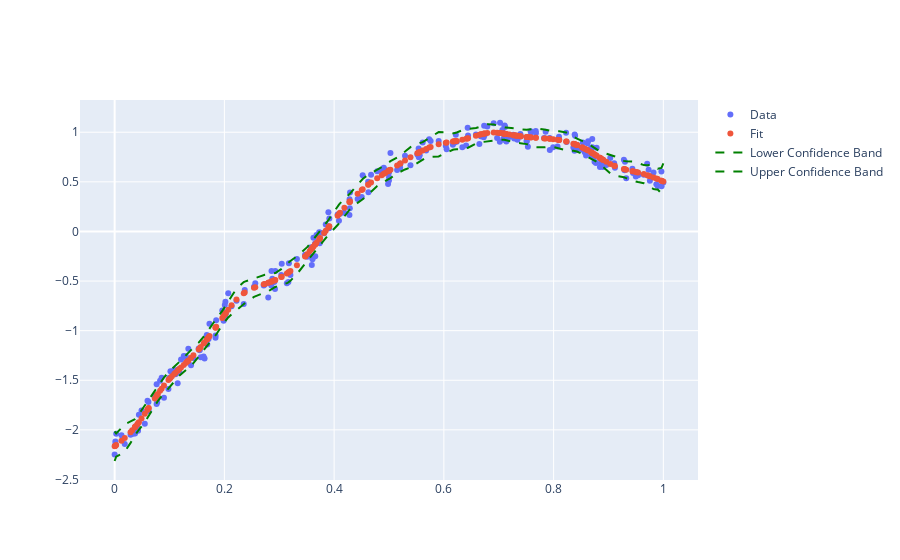

This figure's notebook cell:
### Code cell
fig = go.Figure()
fig.add_trace(go.Scatter(x=x[:,1].ravel(), y=y.ravel(), mode="markers", name="Data"))
fig.add_trace(go.Scatter(x=x[:,1].ravel(), y=M.basis @ M.coef_, name="Fit", mode="markers"))
M.plot_confidence_intervals(fig=fig, X=x[:,1].reshape(-1,1))
fig.show()

### Figure 1 — Plotly figure (JSON) as saved in the notebook; plotly's stock layout.template omitted (floating-point values rounded to 4 significant figures; data arrays with more than 128 entries replaced by an {"elided": "..."} marker saying what was removed)
{"data": [{"mode": "markers", "name": "Data", "type": "scatter", "x": {"elided": "250 float values"}, "y": {"elided": "250 float values"}}, {"mode": "markers", "name": "Fit", "type": "scatter", "x": {"elided": "250 float values"}, "y": {"elided": "250 float values"}}, {"line": {"color": "green", "dash": "dash"}, "mode": "lines", "name": "Lower Confidence Band", "type": "scatter", "x": {"elided": "250 float values"}, "y": {"elided": "250 float values"}}, {"line": {"color": "green", "dash": "dash"}, "mode": "lines", "name": "Upper Confidence Band", "type": "scatter", "x": {"elided": "250 float values"}, "y": {"elided": "250 float values"}}], "layout": {"autosize": true, "xaxis": {"autorange": true, "range": [-0.05861, 1.059], "type": "linear"}, "yaxis": {"autorange": true, "range": [-2.506, 1.341], "type": "linear"}}}
